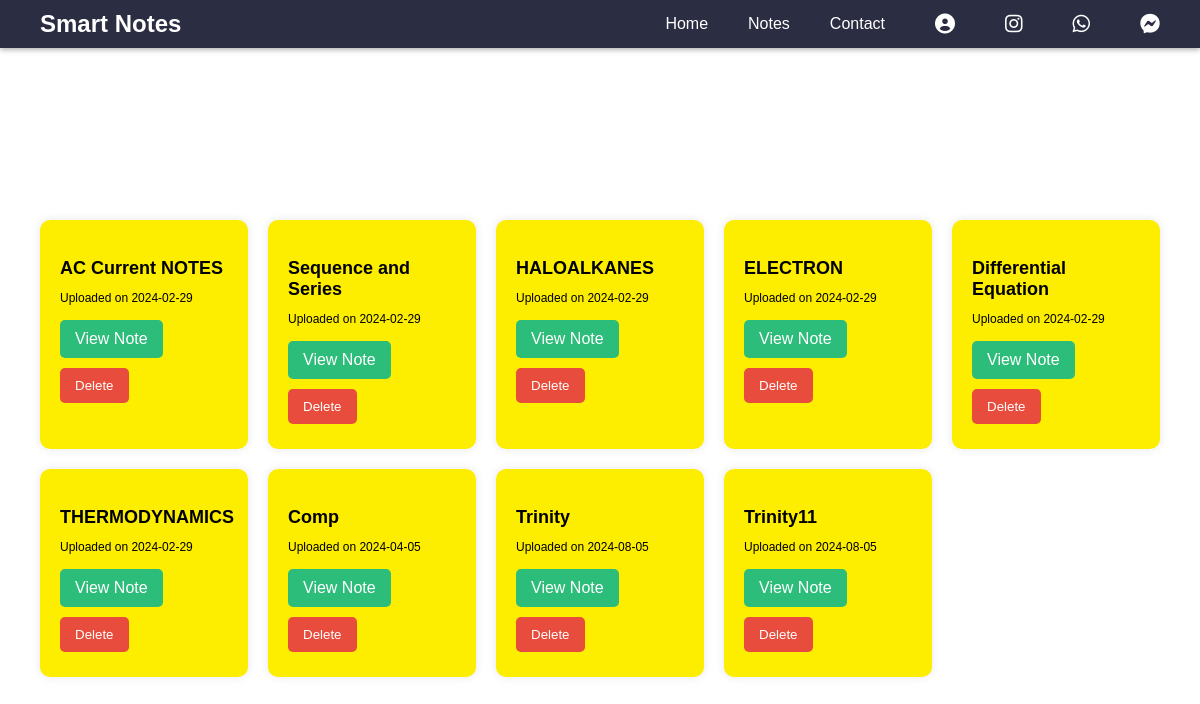
/mynotes.php (signed in), run on the app's committed database.
### tables this page shows
CREATE TABLE `files` (
  `username` varchar(20) NOT NULL,
  `subject` varchar(20) DEFAULT NULL,
  `filename` text NOT NULL,
  `id` int(11) NOT NULL,
  `Class` text DEFAULT NULL,
  `description` text NOT NULL,
  `date` date NOT NULL DEFAULT current_timestamp()
);

### mynotes.php (the view, shortened to what this page needs)
<!DOCTYPE html>
<html lang="en">
<head>
    <link rel="stylesheet" href="css/mynotes.css">
    <link rel="stylesheet" href="https://cdnjs.cloudflare.com/ajax/libs/font-awesome/6.0.0-beta3/css/all.min.css">
</head>
<body>
    <div class="video-background">
    </div>
    <div class="header">
        <nav class="navbar">
            <a href="#" class="logo">Smart Notes</a>
            <div class="nav-links">
                <a href="home.php">Home</a>
                <a href="explorenotes.php">Notes</a>
                <a href="contact.php">Contact</a>
                <a href="userinfo.php" class="nav-icon"><i class="fas fa-user-circle"></i></a>
                <a href="https://www.instagram.com/smart_notes_np" target="_blank" class="social-icon"><i class="fab fa-instagram"></i></a>
                <a href="https://wa.me/9765306253" target="_blank" class="social-icon"><i class="fab fa-whatsapp"></i></a>
                <a href="https://m.me/6856500261092117" target="_blank" class="social-icon"><i class="fab fa-facebook-messenger"></i></a>
            </div>
        </nav>
    </div>
    <div class="mainbox content-container">
        <h1 class="maintitle1">My Notes</h1>
        <?php
        $servername = "sql307.infinityfree.com";
        $username = "if0_36316648";
        $password = "bHR6W8waQb";
        $dbname = "if0_36316648_smartnotes";
        $conn = new mysqli($servername, $username, $password, $dbname);
        $username = $_SESSION['username'];
        $sql = "SELECT id, filename, date FROM files WHERE username='$username'";
        $result = $conn->query($sql);
        if ($result === false) {
            echo "Error executing the query: " . $conn->error;
        } else {
            if ($result->num_rows > 0) {
                echo "<div class='notes-grid'>";
                while ($row = $result->fetch_assoc()) {
                    echo "<div class='note-card'>";
                    echo "<h3 class='note-title'>" . htmlspecialchars($row["filename"]) . "</h3>";
                    echo "<p class='note-meta'>Uploaded on " . htmlspecialchars($row['date']) . "</p>";
                    echo "<a href='uploads/" . htmlspecialchars($row["filename"]) . "' target='_blank' class='note-link'>View Note</a>";
                    echo "<form action='delete.php' method='post' class='delete-form'>";
                    echo "<input type='submit' value='Delete' class='delete-button'>";
                    echo "</form>";
                    echo "</div>";
                }
                echo "</div>";
            } else {
                echo "<p>No user information found.</p>";
            }
        }
        ?>
    </div>
</body>
</html>

### css/mynotes.css (style rules this page uses)
body { margin: 0; font-family: 'Bahnschrift', Arial, sans-serif; overflow: hidden; color: white; }
.video-background { position: fixed; top: 0; left: 0; width: 100%; height: 100%; overflow: hidden; z-index: -1; }
.header { width: 100%; background-color: #333; padding: 0; position: fixed; top: 0; left: 0; z-index: 10; box-shadow: 0 2px 5px rgba(0,0,0,0.3); }
.navbar { display: flex; justify-content: space-between; align-items: center; padding: 0 20px; background-color: #2B2D42; }
.navbar .logo { color: white; font-size: 24px; font-weight: bold; text-decoration: none; }
.nav-links { display: flex; align-items: center; }
.navbar a { color: white; text-decoration: none; padding: 10px 20px; border-radius: 5px; transition: background-color 0.3s; }
.social-icon, .nav-icon { color: white; margin-left: 10px; font-size: 20px; transition: color 0.3s; }
.content-container { margin-top: 100px; padding: 20px; text-align: center; }
.notes-grid { display: grid; grid-template-columns: repeat(auto-fit, minmax(200px, 1fr)); gap: 20px; padding: 20px; }
.note-card { background-color: #FDEE00; padding: 20px; border-radius: 10px; box-shadow: 0 0 10px rgba(0, 0, 0, 0.1); transition: transform 0.3s ease-in-out; color: black; text-align: left; }
.note-title { font-size: 18px; font-weight: bold; margin-bottom: 10px; }
.note-meta { font-size: 12px; color: black; margin-bottom: 10px; }
.note-link, .delete-button { display: inline-block; margin: 5px 0; padding: 10px 15px; background-color: #2dbd7a; color: white; text-decoration: none; border: none; border-radius: 5px; cursor: pointer; }
.delete-button { background-color: #e74c3c; }

### data on the page
files: filename "AC Current NOTES", date "2024-02-29"
files: filename "Sequence and Series", date "2024-02-29"
files: filename "HALOALKANES", date "2024-02-29"
files: filename "ELECTRON", date "2024-02-29"
files: filename "Differential Equation", date "2024-02-29"
files: filename "THERMODYNAMICS", date "2024-02-29"
files: filename "Comp", date "2024-04-05"
files: filename "Trinity", date "2024-08-05"
files: filename "Trinity11", date "2024-08-05"
